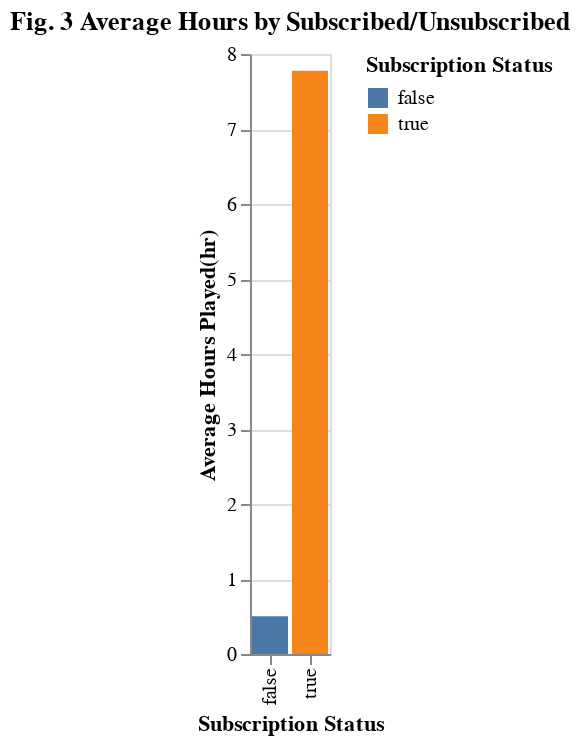

The code cell stored with this chart in its notebook:
### Code cell
# Fig 3. Average Hours by Subscription Status (bar) — compare subscribed vs unsubscribed means.
plot3= alt.Chart(players, title="Fig. 3 Average Hours by Subscribed/Unsubscribed").mark_bar().encode(
    x=alt.X("subscribe:N").title("Subscription Status"),
    y=alt.Y("mean(played_hours):Q").title("Average Hours Played(hr)"),
    color = alt.Color("subscribe:N").title("Subscription Status")
)
plot3

### Figure 1 — Vega-Lite specification as saved in the notebook (floating-point values rounded to 4 significant figures; data arrays with more than 128 entries replaced by an {"elided": "..."} marker saying what was removed)
{"config": {"view": {"continuousWidth": 300, "continuousHeight": 300}}, "data": {"name": "data-ce4363b1cc149d2771de4f7f6f9a7330"}, "mark": {"type": "bar"}, "encoding": {"color": {"field": "subscribe", "title": "Subscription Status", "type": "nominal"}, "x": {"field": "subscribe", "title": "Subscription Status", "type": "nominal"}, "y": {"aggregate": "mean", "field": "played_hours", "title": "Average Hours Played(hr)", "type": "quantitative"}}, "title": "Fig. 3 Average Hours by Subscribed/Unsubscribed", "$schema": "https://vega.github.io/schema/vega-lite/v5.20.1.json", "datasets": {"data-ce4363b1cc149d2771de4f7f6f9a7330": {"elided": "196 records"}}}
